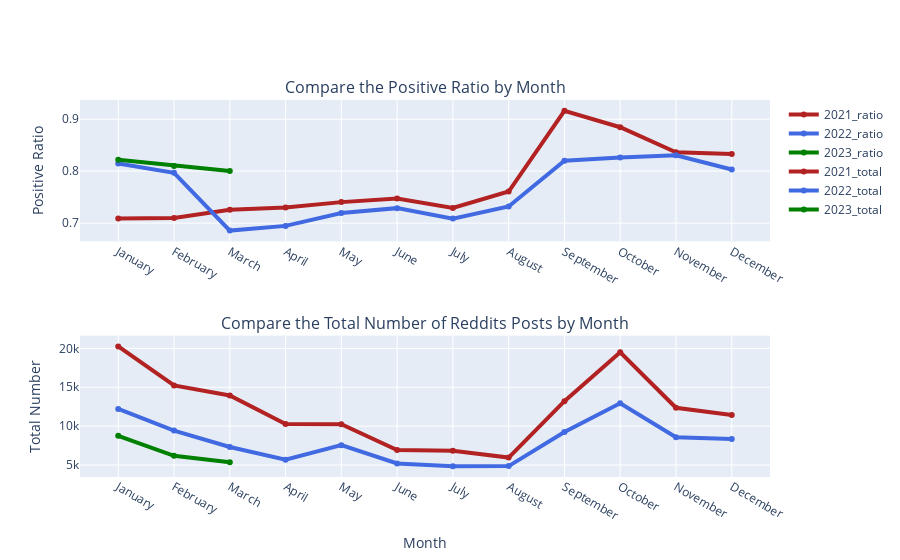

The cell this chart's notebook holds for it:
### Code cell
month = ['January', 'February', 'March', 'April', 'May', 'June', 'July',
         'August', 'September', 'October', 'November', 'December']

fig = go.Figure()

fig = make_subplots(rows=2, cols=1, subplot_titles=(
    'Compare the Positive Ratio by Month',
    'Compare the Total Number of Reddits Posts by Month'
))

# Create and style traces
fig.add_trace(go.Scatter(x=month, y= year_2021 , name='2021_ratio',
                         line=dict(color='firebrick', width=4)),row=1, col=1)
fig.add_trace(go.Scatter(x=month, y= year_2022, name = '2022_ratio',
                         line=dict(color='royalblue', width=4)),row=1, col=1)
fig.add_trace(go.Scatter(x=month, y= year_2023, name = '2023_ratio',
                         line=dict(color='green', width=4)),row=1, col=1)

# Create and style traces
fig.add_trace(go.Scatter(x=month, y= year_2021_count , name='2021_total',
                         line=dict(color='firebrick', width=4)),row=2, col=1)
fig.add_trace(go.Scatter(x=month, y= year_2022_count, name = '2022_total',
                         line=dict(color='royalblue', width=4)),row=2, col=1)
fig.add_trace(go.Scatter(x=month, y= year_2023_count, name = '2023_total',
                         line=dict(color='green', width=4)),row=2, col=1)


# # Edit the layout
# fig.update_xaxes(title_text='Month', row=1, col=1)
fig.update_yaxes(title_text='Positive Ratio', row=1, col=1)
fig.update_xaxes(title_text='Month', row=2, col=1)
fig.update_yaxes(title_text='Total Number', row=2, col=1)

fig_file_path = '../../img/combined_fifa_trend.html'
fig.write_html(fig_file_path)

fig.show()

### Figure 1 — Plotly figure (JSON) as saved in the notebook; plotly's stock layout.template omitted (floating-point values rounded to 4 significant figures)
{"data": [{"line": {"color": "firebrick", "width": 4}, "name": "2021_ratio", "type": "scatter", "x": ["January", "February", "March", "April", "May", "June", "July", "August", "September", "October", "November", "December"], "xaxis": "x", "y": [0.7087, 0.7097, 0.7255, 0.73, 0.7404, 0.7472, 0.7291, 0.7608, 0.9161, 0.8845, 0.8364, 0.8328], "yaxis": "y"}, {"line": {"color": "royalblue", "width": 4}, "name": "2022_ratio", "type": "scatter", "x": ["January", "February", "March", "April", "May", "June", "July", "August", "September", "October", "November", "December"], "xaxis": "x", "y": [0.8147, 0.7967, 0.6857, 0.6946, 0.7196, 0.7288, 0.7086, 0.7319, 0.8201, 0.8264, 0.8306, 0.8032], "yaxis": "y"}, {"line": {"color": "green", "width": 4}, "name": "2023_ratio", "type": "scatter", "x": ["January", "February", "March", "April", "May", "June", "July", "August", "September", "October", "November", "December"], "xaxis": "x", "y": [0.8219, 0.8101, 0.8001], "yaxis": "y"}, {"line": {"color": "firebrick", "width": 4}, "name": "2021_total", "type": "scatter", "x": ["January", "February", "March", "April", "May", "June", "July", "August", "September", "October", "November", "December"], "xaxis": "x2", "y": [20250, 15242, 13938, 10273, 10238, 6933, 6834, 5961, 13213, 19497, 12368, 11448], "yaxis": "y2"}, {"line": {"color": "royalblue", "width": 4}, "name": "2022_total", "type": "scatter", "x": ["January", "February", "March", "April", "May", "June", "July", "August", "September", "October", "November", "December"], "xaxis": "x2", "y": [12218, 9433, 7317, 5682, 7553, 5199, 4853, 4864, 9252, 12942, 8578, 8340], "yaxis": "y2"}, {"line": {"color": "green", "width": 4}, "name": "2023_total", "type": "scatter", "x": ["January", "February", "March", "April", "May", "June", "July", "August", "September", "October", "November", "December"], "xaxis": "x2", "y": [8757, 6193, 5347], "yaxis": "y2"}], "layout": {"annotations": [{"font": {"size": 16}, "showarrow": false, "text": "Compare the Positive Ratio by Month", "x": 0.5, "xanchor": "center", "xref": "paper", "y": 1, "yanchor": "bottom", "yref": "paper"}, {"font": {"size": 16}, "showarrow": false, "text": "Compare the Total Number of Reddits Posts by Month", "x": 0.5, "xanchor": "center", "xref": "paper", "y": 0.375, "yanchor": "bottom", "yref": "paper"}], "xaxis": {"anchor": "y", "domain": [0, 1]}, "xaxis2": {"anchor": "y2", "domain": [0, 1], "title": {"text": "Month"}}, "yaxis": {"anchor": "x", "domain": [0.625, 1], "title": {"text": "Positive Ratio"}}, "yaxis2": {"anchor": "x2", "domain": [0, 0.375], "title": {"text": "Total Number"}}}}
